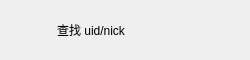
<?xml version="1.0" encoding="UTF-8"?>
<ui version="4.0">
 <class>AddUserItem</class>
 <widget class="QWidget" name="AddUserItem">
  <property name="geometry">
   <rect>
    <x>0</x>
    <y>0</y>
    <width>250</width>
    <height>60</height>
   </rect>
  </property>
  <property name="minimumSize">
   <size>
    <width>250</width>
    <height>60</height>
   </size>
  </property>
  <property name="maximumSize">
   <size>
    <width>250</width>
    <height>60</height>
   </size>
  </property>
  <property name="windowTitle">
   <string>Form</string>
  </property>
  <layout class="QHBoxLayout" name="horizontalLayout">
   <item>
    <widget class="QLabel" name="add_tip">
     <property name="minimumSize">
      <size>
       <width>40</width>
       <height>40</height>
      </size>
     </property>
     <property name="maximumSize">
      <size>
       <width>40</width>
       <height>40</height>
      </size>
     </property>
     <property name="text">
      <string/>
     </property>
    </widget>
   </item>
   <item>
    <widget class="QLabel" name="message_tip">
     <property name="text">
      <string>查找 uid/nick</string>
     </property>
    </widget>
   </item>
   <item>
    <widget class="QLabel" name="right_tip">
     <property name="minimumSize">
      <size>
       <width>30</width>
       <height>30</height>
      </size>
     </property>
     <property name="maximumSize">
      <size>
       <width>30</width>
       <height>30</height>
      </size>
     </property>
     <property name="text">
      <string/>
     </property>
    </widget>
   </item>
  </layout>
 </widget>
 <resources/>
 <connections/>
</ui>
